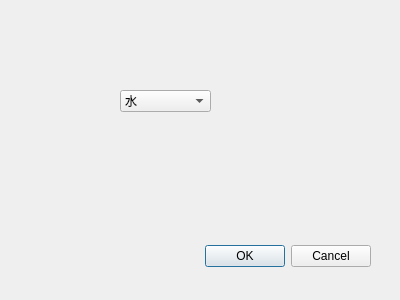
<?xml version="1.0" encoding="UTF-8"?>
<ui version="4.0">
 <class>Material</class>
 <widget class="QDialog" name="Material">
  <property name="geometry">
   <rect>
    <x>0</x>
    <y>0</y>
    <width>400</width>
    <height>300</height>
   </rect>
  </property>
  <property name="windowTitle">
   <string>material</string>
  </property>
  <widget class="QDialogButtonBox" name="buttonBox">
   <property name="geometry">
    <rect>
     <x>30</x>
     <y>240</y>
     <width>341</width>
     <height>32</height>
    </rect>
   </property>
   <property name="orientation">
    <enum>Qt::Horizontal</enum>
   </property>
   <property name="standardButtons">
    <set>QDialogButtonBox::Cancel|QDialogButtonBox::Ok</set>
   </property>
  </widget>
  <widget class="QComboBox" name="comboBox">
   <property name="geometry">
    <rect>
     <x>120</x>
     <y>90</y>
     <width>91</width>
     <height>22</height>
    </rect>
   </property>
   <item>
    <property name="text">
     <string>水</string>
    </property>
   </item>
   <item>
    <property name="text">
     <string>空气</string>
    </property>
   </item>
  </widget>
 </widget>
 <resources/>
 <connections>
  <connection>
   <sender>buttonBox</sender>
   <signal>accepted()</signal>
   <receiver>Material</receiver>
   <slot>accept()</slot>
   <hints>
    <hint type="sourcelabel">
     <x>248</x>
     <y>254</y>
    </hint>
    <hint type="destinationlabel">
     <x>157</x>
     <y>274</y>
    </hint>
   </hints>
  </connection>
  <connection>
   <sender>buttonBox</sender>
   <signal>rejected()</signal>
   <receiver>Material</receiver>
   <slot>reject()</slot>
   <hints>
    <hint type="sourcelabel">
     <x>316</x>
     <y>260</y>
    </hint>
    <hint type="destinationlabel">
     <x>286</x>
     <y>274</y>
    </hint>
   </hints>
  </connection>
 </connections>
</ui>
